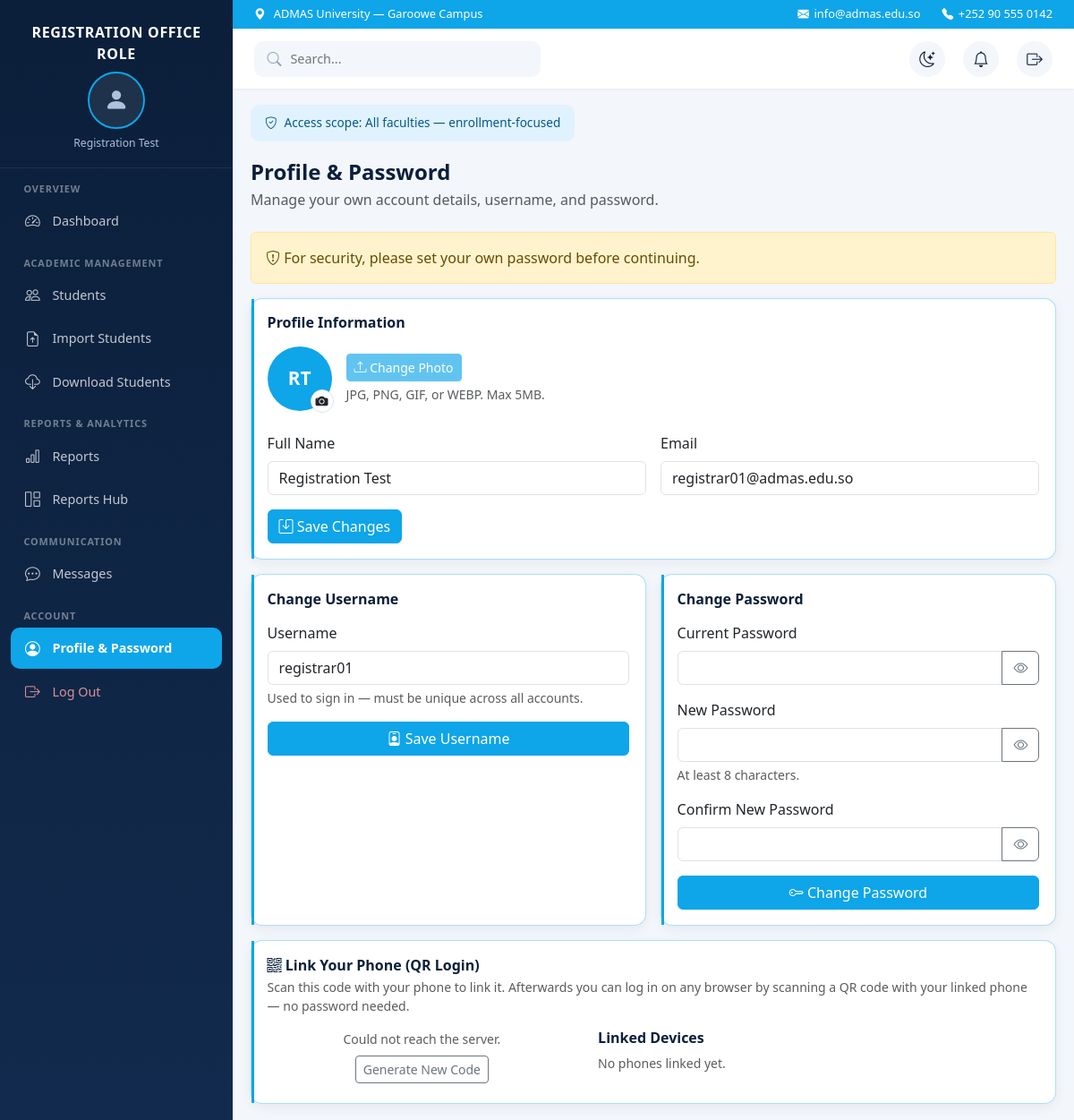
The app's page /registration/profile.php (signed in) with its own data.
### tables this page shows
CREATE TABLE users (
  id             INT UNSIGNED PRIMARY KEY AUTO_INCREMENT,
  username       VARCHAR(60)  NOT NULL UNIQUE,
  password_hash  VARCHAR(255) NOT NULL,       
  full_name      VARCHAR(150) NOT NULL,
  email          VARCHAR(150) NULL UNIQUE,
  photo_path     VARCHAR(255) NULL,           
  role_id        TINYINT UNSIGNED NOT NULL,
  faculty_id     INT UNSIGNED NULL,           
  status         ENUM('active','inactive') NOT NULL DEFAULT 'active',
  must_change_password TINYINT(1) NOT NULL DEFAULT 1,  
  last_login_at  DATETIME NULL,
  created_at     TIMESTAMP DEFAULT CURRENT_TIMESTAMP,
  updated_at     TIMESTAMP DEFAULT CURRENT_TIMESTAMP ON UPDATE CURRENT_TIMESTAMP,
  CONSTRAINT fk_users_role
    FOREIGN KEY (role_id) REFERENCES roles(id),
  CONSTRAINT fk_users_faculty
    FOREIGN KEY (faculty_id) REFERENCES faculties(id) ON DELETE SET NULL
);

### includes/auth.php (called while the page is built, shortened)
<?php
require_once __DIR__ . '/nav_items.php';
function current_user(): ?array
{
    $conn = db();
    $stmt = $conn->prepare('SELECT id, username, full_name, email, photo_path, role_id, faculty_id, status FROM users WHERE id = ?');
    $stmt->bind_param('i', $_SESSION['user_id']);
    $stmt->execute();
    $result = $stmt->get_result();
    $user = $result->fetch_assoc();
    return $user ?: null;
}
function current_role(): string
{
    return (string) ($_SESSION['role'] ?? '');
}

### includes/nav_items.php (called while the page is built, shortened)
<?php
function role_folder(string $role): string
{
    $folders = [
        'university_rector' => 'admin',
        'head_academic' => 'head_academic',
        'registration' => 'registration',
        'dean' => 'dean',
        'lecturer' => 'lecturer',
        'student' => 'student',
    ];
    return $folders[$role] ?? '';
}
function role_label(string $role): string
{
    $labels = [
        'university_rector' => 'University Rector',
        'head_academic' => 'Head of Academic Affairs',
        'registration' => 'Registration Office',
        'dean' => 'Dean',
        'lecturer' => 'Lecturer',
        'student' => 'Student',
    ];
    return $labels[$role] ?? $role;
}

### registration/profile.php (the view, shortened to what this page needs)
<?php
require_once __DIR__ . '/../includes/auth.php';
require_once __DIR__ . '/../includes/nav_items.php';
$conn = db();
$currentUser = current_user();
$currentUserId = (int) $currentUser['id'];
$linkedDevicesStmt = $conn->prepare(
    'SELECT id, device_label, paired_at, last_used_at FROM paired_devices
     WHERE user_id = ? AND revoked_at IS NULL ORDER BY paired_at DESC'
);
$linkedDevicesStmt->bind_param('i', $currentUserId);
$linkedDevicesStmt->execute();
$linkedDevices = $linkedDevicesStmt->get_result()->fetch_all(MYSQLI_ASSOC);
$profileFormValues = [
    'full_name' => (string) $currentUser['full_name'],
    'email' => (string) ($currentUser['email'] ?? ''),
];
$usernameFormValues = [
    'new_username' => (string) $currentUser['username'],
];
?>
<!DOCTYPE html>
<html lang="en">
<head>
    <link href="https://cdn.jsdelivr.net/npm/bootstrap@5.3.3/dist/css/bootstrap.min.css" rel="stylesheet">
    <link href="https://cdn.jsdelivr.net/npm/bootstrap-icons@1.11.3/font/bootstrap-icons.min.css" rel="stylesheet">
    <link href="<?= htmlspecialchars(BASE_URL) ?>/assets/css/app.css" rel="stylesheet">
</head>
<body>
    <?php include __DIR__ . '/../includes/sidebar.php'; ?>
    <div class="main-content">
        <?php include __DIR__ . '/../includes/topbar.php'; ?>
        <div class="page-body">
            <div class="scope-banner">
                <i class="bi bi-shield-check"></i>
                Access scope: All faculties — enrollment-focused
            </div>
            <div class="d-flex justify-content-between align-items-start flex-wrap gap-2 mb-4">
                <div>
                    <h4 class="fw-bold mb-1" style="color: var(--admas-text);">Profile &amp; Password</h4>
                    <p class="text-muted mb-0">Manage your own account details, username, and password.</p>
                </div>
            </div>
            <?php if (!empty($_SESSION['must_change_password'])): ?>
                <div class="alert alert-warning" role="alert">
                    <i class="bi bi-shield-exclamation"></i>
                    For security, please set your own password before continuing.
                </div>
            <?php endif; ?>
            <div class="admas-card p-4 mb-3">
                <h6 class="fw-bold mb-3" style="color: var(--admas-text);">Profile Information</h6>
                <form method="post" enctype="multipart/form-data" action="<?= htmlspecialchars(BASE_URL) ?>/registration/profile.php" class="d-flex align-items-center gap-3 mb-4">
                    <div class="position-relative" style="width: 72px; height: 72px;">
                        <?php if (!empty($currentUser['photo_path'])): ?>
                            <img id="profilePhotoPreview" class="rounded-circle" width="72" height="72" style="width: 72px; height: 72px; object-fit: cover; border: 2px solid var(--admas-sky);"
                                 src="<?= htmlspecialchars(BASE_URL) ?>/uploads/profile_photos/<?= htmlspecialchars((string) $currentUser['photo_path']) ?>" alt="">
                        <?php else: ?>
                            <div id="profilePhotoPreview" class="d-flex align-items-center justify-content-center rounded-circle"
                                 style="width: 72px; height: 72px; background: var(--admas-sky); color: #fff; font-weight: 700; font-size: 1.3rem;">
                                <?= htmlspecialchars($initials) ?>
                            </div>
                        <?php endif; ?>
                        <label for="profilePhotoInput" class="d-flex align-items-center justify-content-center position-absolute rounded-circle bg-white border"
                               style="width: 26px; height: 26px; bottom: -2px; right: -2px; cursor: pointer;" title="Change photo">
                            <i class="bi bi-camera-fill small"></i>
                        </label>
                    </div>
                    <div>
                        <button type="submit" id="profilePhotoSaveBtn" class="btn btn-primary btn-sm" style="background-color: var(--admas-sky); border-color: var(--admas-sky);" disabled>
                            <i class="bi bi-upload"></i> Change Photo
                        </button>
                        <div class="form-text mb-0">JPG, PNG, GIF, or WEBP. Max 5MB.</div>
                    </div>
                </form>
                <form method="post" action="<?= htmlspecialchars(BASE_URL) ?>/registration/profile.php" class="row g-3">
                    <div class="col-md-6">
                        <label for="fullNameInput" class="form-label">Full Name</label>
                        <input type="text" class="form-control" id="fullNameInput" name="full_name" maxlength="150" required
                               value="<?= htmlspecialchars($profileFormValues['full_name']) ?>">
                    </div>
                    <div class="col-md-6">
                        <label for="emailInput" class="form-label">Email</label>
                        <input type="email" class="form-control" id="emailInput" name="email" maxlength="150"
                               value="<?= htmlspecialchars($profileFormValues['email']) ?>">
                    </div>
                    <div class="col-12">
                        <button type="submit" class="btn btn-primary" style="background-color: var(--admas-sky); border-color: var(--admas-sky);">
                            <i class="bi bi-save"></i> Save Changes
                        </button>
                    </div>
                </form>
            </div>
            <div class="row g-3">
                <div class="col-lg-6">
                    <div class="admas-card p-4 h-100">
                        <h6 class="fw-bold mb-3" style="color: var(--admas-text);">Change Username</h6>
                        <form method="post" action="<?= htmlspecialchars(BASE_URL) ?>/registration/profile.php">
                            <div class="mb-3">
                                <label for="newUsernameInput" class="form-label">Username</label>
                                <input type="text" class="form-control" id="newUsernameInput" name="new_username" maxlength="60" required
                                       value="<?= htmlspecialchars($usernameFormValues['new_username']) ?>">
                                <div class="form-text">Used to sign in — must be unique across all accounts.</div>
                            </div>
                            <button type="submit" class="btn btn-primary w-100" style="background-color: var(--admas-sky); border-color: var(--admas-sky);">
                                <i class="bi bi-person-badge"></i> Save Username
                            </button>
                        </form>
                    </div>
                </div>
                <div class="col-lg-6">
                    <div class="admas-card p-4 h-100">
                        <h6 class="fw-bold mb-3" style="color: var(--admas-text);">Change Password</h6>
                        <form method="post" action="<?= htmlspecialchars(BASE_URL) ?>/registration/profile.php">
                            <div class="mb-3">
                                <label for="currentPasswordInput" class="form-label">Current Password</label>
                                <div class="input-group">
                                    <input type="password" class="form-control" id="currentPasswordInput" name="current_password" required>
                                    <button class="btn btn-outline-secondary toggle-password" type="button" data-target="currentPasswordInput" aria-label="Show password">
                                        <i class="bi bi-eye"></i>
                                    </button>
                                </div>
                            </div>
                            <div class="mb-3">
                                <label for="newPasswordInput" class="form-label">New Password</label>
                                <div class="input-group">
                                    <input type="password" class="form-control" id="newPasswordInput" name="new_password" minlength="8" required>
                                    <button class="btn btn-outline-secondary toggle-password" type="button" data-target="newPasswordInput" aria-label="Show password">
                                        <i class="bi bi-eye"></i>
                                    </button>
                                </div>
                                <div class="form-text">At least 8 characters.</div>
                            </div>
                            <div class="mb-3">
                                <label for="confirmNewPasswordInput" class="form-label">Confirm New Password</label>
                                <div class="input-group">
                                    <input type="password" class="form-control" id="confirmNewPasswordInput" name="confirm_new_password" minlength="8" required>
                                    <button class="btn btn-outline-secondary toggle-password" type="button" data-target="confirmNewPasswordInput" aria-label="Show password">
                                        <i class="bi bi-eye"></i>
                                    </button>
                                </div>
                            </div>
                            <button type="submit" class="btn btn-primary w-100" style="background-color: var(--admas-sky); border-color: var(--admas-sky);">
                                <i class="bi bi-key"></i> Change Password
                            </button>
                        </form>
                    </div>
                </div>
            </div>
            <div class="admas-card p-4 mt-3">
                <h6 class="fw-bold mb-1" style="color: var(--admas-text);"><i class="bi bi-qr-code"></i> Link Your Phone (QR Login)</h6>
                <p class="text-muted small mb-3">Scan this code with your phone to link it. Afterwards you can log in on any browser by scanning a QR code with your linked phone — no password needed.</p>
                <div class="row g-4">
                    <div class="col-md-5 text-center">
                        <div id="qrPairLoading" class="text-muted small">&nbsp;</div>
                        <button type="button" id="qrPairRefreshBtn" class="btn btn-sm btn-outline-secondary mt-2 d-none">Generate New Code</button>
                    </div>
                    <div class="col-md-7">
                        <h6 class="fw-bold mb-2" style="color: var(--admas-text);">Linked Devices</h6>
                        <?php if (empty($linkedDevices)): ?>
                            <p class="text-muted small">No phones linked yet.</p>
                        <?php endif; ?>
                    </div>
                </div>
            </div>
        </div>
    </div>
</body>
</html>

### includes/sidebar.php (shortened to what this page needs)
<?php
$activeRole = current_role();
$activeFolder = role_folder($activeRole);
$activeScript = basename((string) ($_SERVER['SCRIPT_NAME'] ?? ''));
$sidebarRoleLabel = role_label($activeRole) . ' Role';
$sidebarUserName = trim((string) ($currentUser['full_name'] ?? ''));
$sidebarPhotoPath = (string) ($currentUser['photo_path'] ?? '');
?>
<aside class="sidebar">
    <div class="sidebar-profile">
        <span class="sidebar-profile-role"><?= htmlspecialchars($sidebarRoleLabel) ?></span>
        <?php if ($sidebarPhotoPath !== ''): ?>
            <img class="sidebar-profile-photo" width="64" height="64"
                 src="<?= htmlspecialchars(BASE_URL) ?>/uploads/profile_photos/<?= htmlspecialchars($sidebarPhotoPath) ?>" alt="">
        <?php else: ?>
            <div class="sidebar-profile-photo-fallback"><i class="bi bi-person-fill"></i></div>
        <?php endif; ?>
        <span class="sidebar-profile-name"><?= htmlspecialchars($sidebarUserName !== '' ? $sidebarUserName : $sidebarRoleLabel) ?></span>
    </div>
    <nav class="sidebar-nav">
        <?php $sidebarLastGroup = null; ?>
        <?php foreach (nav_items() as $item): ?>
            <?php if (in_array($activeRole, $item['roles'], true)): ?>
                <?php if (($item['group'] ?? null) !== $sidebarLastGroup): ?>
                    <?php $sidebarLastGroup = $item['group']; ?>
                    <div class="sidebar-group-title"><?= htmlspecialchars($sidebarLastGroup) ?></div>
                <?php endif; ?>
                <?php $itemHref = $item['path'] ?? ($activeFolder . '/' . $item['file']); ?>
                <a href="<?= htmlspecialchars(BASE_URL . '/' . $itemHref) ?>"
                   class="sidebar-link<?= $activeScript === $item['file'] ? ' active' : '' ?><?= $item['file'] === 'logout.php' ? ' sidebar-link-logout' : '' ?>">
                    <i class="bi <?= htmlspecialchars($item['icon']) ?>"></i>
                    <span><?= htmlspecialchars($item['label']) ?></span>
                </a>
            <?php endif; ?>
        <?php endforeach; ?>
    </nav>
</aside>

### records on screen
users: full_name "Registration Test", email "registrar01@admas.edu.so", new_username "registrar01"

### other values on screen
$sidebarRoleLabel "REGISTRATION OFFICE ROLE"
$sidebarLastGroup "OVERVIEW"
$item['label'] "Dashboard"
$sidebarLastGroup "ACADEMIC MANAGEMENT"
$item['label'] "Students"
$item['label'] "Import Students"
$item['label'] "Download Students"
$sidebarLastGroup "REPORTS & ANALYTICS"
$item['label'] "Reports"
$item['label'] "Reports Hub"
$sidebarLastGroup "COMMUNICATION"
$item['label'] "Messages"
$sidebarLastGroup "ACCOUNT"
$item['label'] "Profile & Password"
$item['label'] "Log Out"
